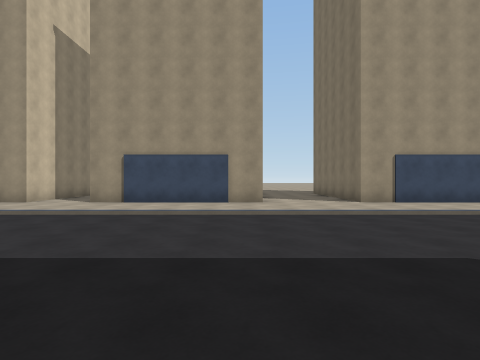
[1] (above)

16 first-person views from a walk through a scene from a Unity 3-D project. The camera is 1.4 m above the floor, looks level and sees 80° across. The floor is counted in squares, 2 m on a side. Each view is taken from the middle of a square. On the plan, view 1 faces up. The plan holds only what a view shows up to about 10 squares ahead; the rest is blank. The place goes on beyond the plan.

[2]
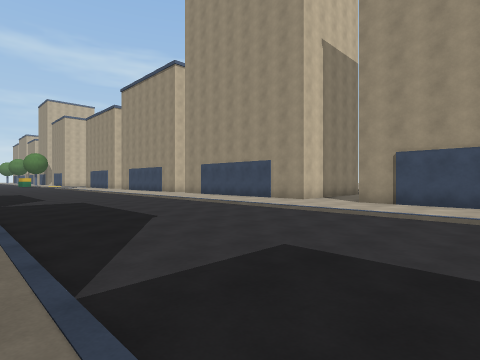

[3]
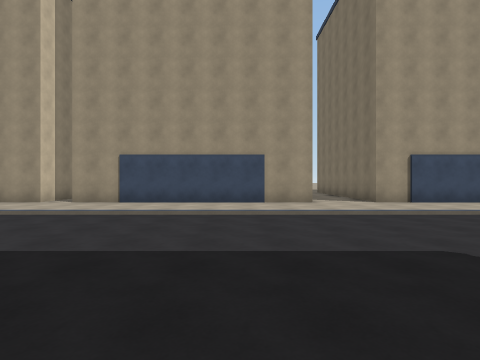

[4]
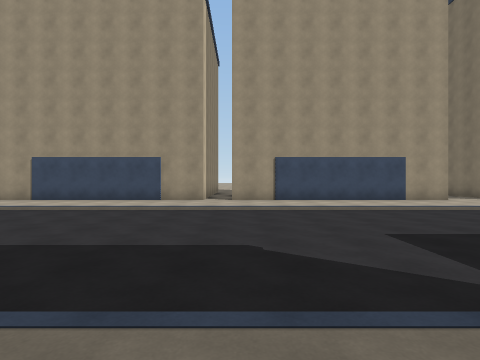

[5]
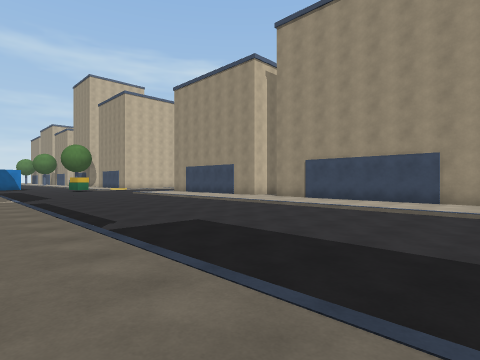

[6]
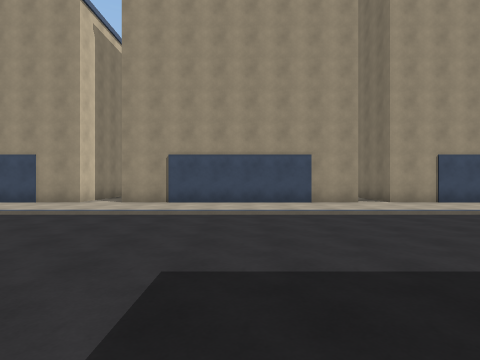

[7]
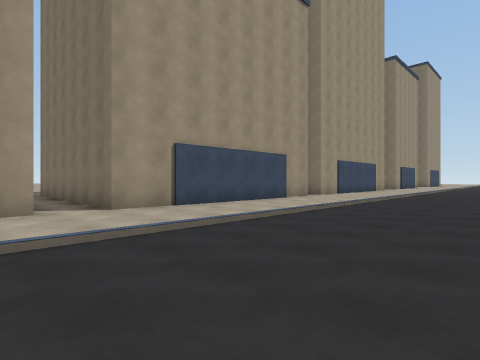

[8]
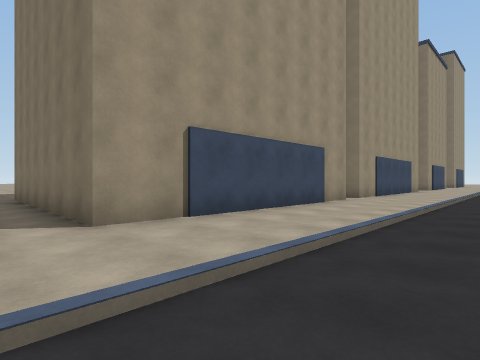

[9]
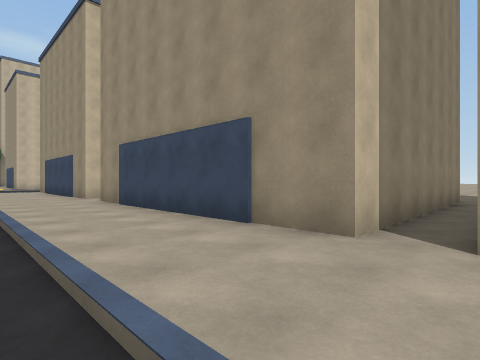

[10]
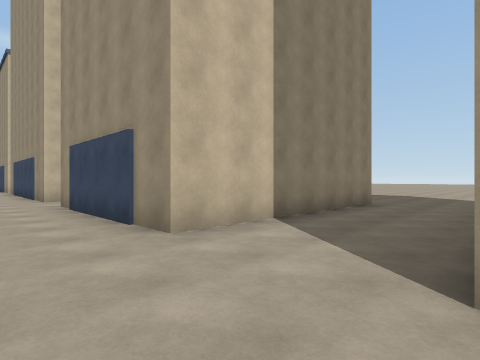

[11]
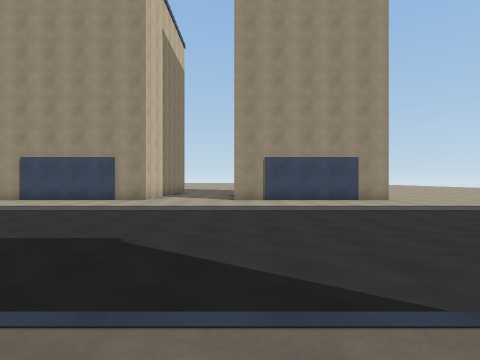

[12]
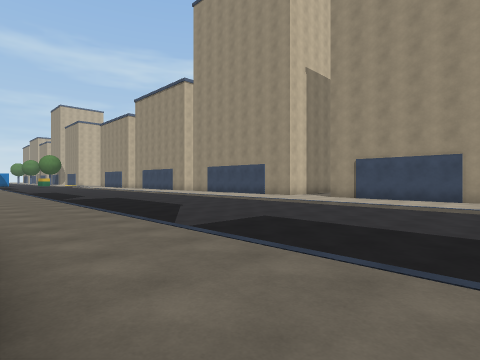

[13]
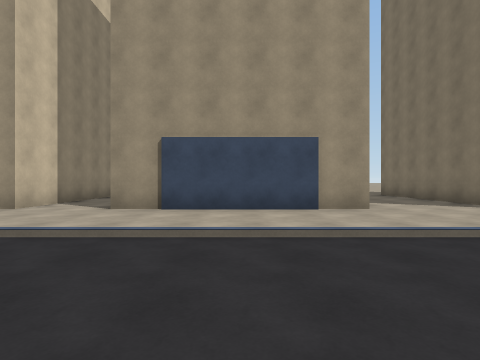

[14]
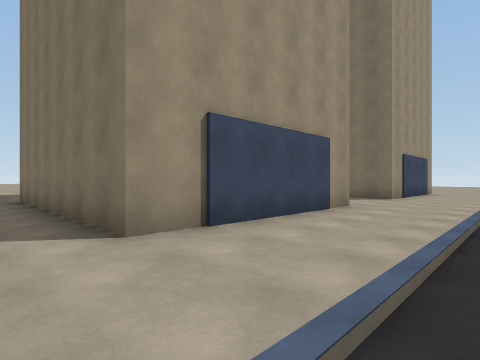

[15]
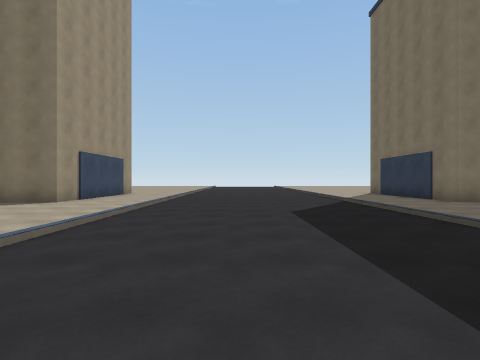

[16]
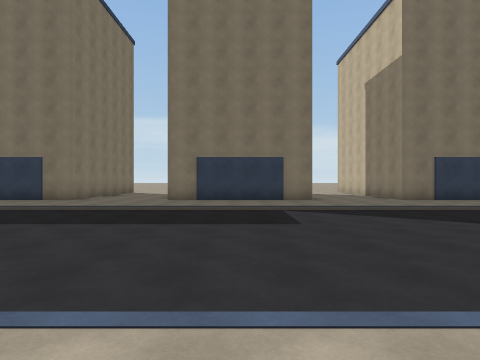

### Floor plan
Key: @ floor where view 1 was taken; . main floor; : floor 0.25 m higher than the main floor; O other object.
Columns run from 25 left of view 1 to 6 right of it. Each row starts with its distance up from view 1.
 19                            ::
 18                           :::
 17                          ::::
 16                     :O   O:::
 15   :O     O:         :O   O:::
 14   :O     O:         :O   O:::
 13   :O     O:       O :O   O:::O
 12   :O     O:       O::O   O:::O
 11   :O     O:       O::O   O:::O
 10  O:O     O:O      O::O   O:::O
  9 OO:OOOOOOO:OOOOOOOO::OOOOO:::OOO
  8 ::::::::::::::::::::::::::::::::
  7 ::::::::::::::::::::::::::::::::
  6 ................................
  5 ................................
  4 ................................
  3 ................................
  2 ................................
  1 ................................
  0 :::::::::::::::::::::::::@::::::
 -1      ::::::: :::::::::::::::::::
 -2                OOO:::OOOOO:::OOO
 -3                              O

Where each view was taken, in squares from view 1:
view 1: 0 up, 0 right, facing up
view 2: 0 up, 1 left, facing up-left
view 3: 0 up, 9 left, facing up
view 4: 1 down, 14 left, facing up
view 5: 1 down, 15 left, facing up-left
view 6: 0 up, 19 left, facing up
view 7: 3 up, 25 left, facing up-right
view 8: 5 up, 24 left, facing up-right
view 9: 6 up, 14 left, facing up-left
view 10: 7 up, 4 right, facing up-left
view 11: 1 down, 4 right, facing up
view 12: 2 down, 1 right, facing up-left
view 13: 3 up, 2 left, facing up
view 14: 6 up, 6 left, facing up-right
view 15: 4 up, 4 left, facing right
view 16: 8 up, 2 left, facing down
